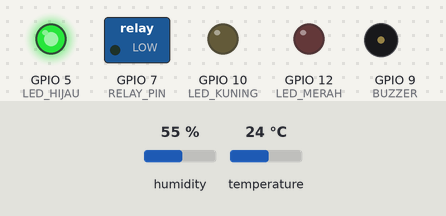
A sketch run on a simulated ESP32-S3. Parts: switched loads named in the sketch (green lamp = pin HIGH), output pins drawn as LEDs (lit = HIGH), buzzer (waves = sounding, pin HIGH). The test bench sets the inputs (shaded band); at power-on: temperature 24 °C, humidity 55 %. WiFi joins after 1.5 s; servers stay silent unless stated; no MQTT or app messages arrive unless stated; what the sketch prints to the serial monitor is not drawn.

Above: at 2.7 s.
2.8 s: temperature set to 29.7 °C
5.5 s: temperature set to 30.8 °C
At 6.1 s:
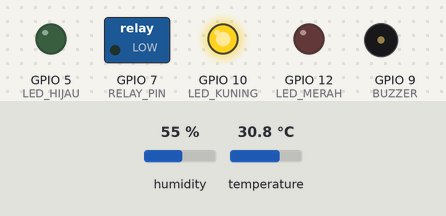
8.2 s: temperature set to 34.5 °C
10.9 s: temperature set to 35.6 °C
At 12.6 s:
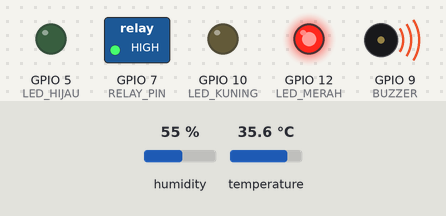
13.6 s: temperature set to 12 °C
At 14.3 s:
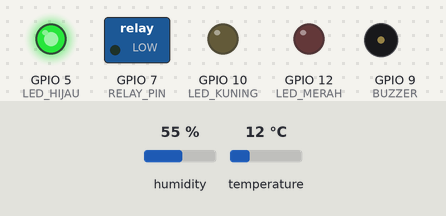
16.3 s: temperature set to 33 °C
At 19.0 s:
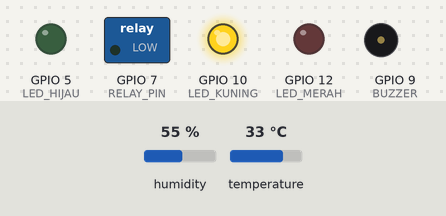
Timing chart, 0 to 20.1 s (numbered marks = the images above; inputs shaded):
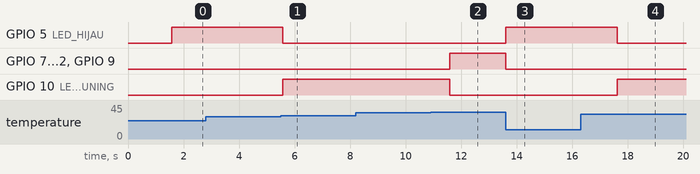

The sketch:

espwokwi.ino
```cpp
#include <WiFi.h>
#include <PubSubClient.h>
#include <DHT.h>

#define DHTPIN 8         // PIN untuk sensor DHT
#define DHTTYPE DHT22     // Tipe DHT (DHT11 atau DHT22)

#define LED_HIJAU 5      // PIN LED Hijau
#define LED_KUNING 10     // PIN LED Kuning
#define LED_MERAH 12      // PIN LED Merah
#define RELAY_PIN 7      // PIN Relay
#define BUZZER 9          // PIN Buzzer

const char* ssid = "Wokwi-GUEST";           // SSID WiFi
const char* password = "";                  // Password WiFi
const char* mqtt_server = "broker.hivemq.com"; // Broker MQTT

WiFiClient espClient;
PubSubClient client(espClient);
DHT dht(DHTPIN, DHTTYPE);

void setup() {
  Serial.begin(115200);

  // Inisialisasi DHT sensor
  dht.begin();

  // Inisialisasi pin
  pinMode(LED_HIJAU, OUTPUT);
  pinMode(LED_KUNING, OUTPUT);
  pinMode(LED_MERAH, OUTPUT);
  pinMode(RELAY_PIN, OUTPUT);
  pinMode(BUZZER, OUTPUT);

  setup_wifi();
  client.setServer(mqtt_server, 1883);
}

void setup_wifi() {
  delay(10);
  Serial.println("Connecting to WiFi...");
  WiFi.begin(ssid, password);
  while (WiFi.status() != WL_CONNECTED) {
    delay(500);
    Serial.print(".");
  }
  Serial.println("Connected to WiFi.");
}

void reconnect() {
  while (!client.connected()) {
    Serial.println("Connecting to MQTT...");
    if (client.connect("ESP32Client")) {
      Serial.println("Connected to MQTT broker.");
    } else {
      Serial.print("Failed, rc=");
      Serial.print(client.state());
      Serial.println(" trying again in 5 seconds");
      delay(5000);
    }
  }
}

void loop() {
  if (!client.connected()) {
    reconnect();
  }
  client.loop();

  // Baca suhu dan kelembapan dari DHT
  float h = dht.readHumidity();
  float t = dht.readTemperature();

  // Jika data valid, kirimkan melalui MQTT dengan topik 'uts'
  if (!isnan(h) && !isnan(t)) {
    String statusPompa;
    if (t > 35) {
      // Kondisi untuk suhu > 35 °C
      digitalWrite(LED_MERAH, HIGH);
      digitalWrite(RELAY_PIN, HIGH);   // Pompa ON
      digitalWrite(BUZZER, HIGH);
      digitalWrite(LED_HIJAU, LOW);
      digitalWrite(LED_KUNING, LOW);
      statusPompa = "ON";
    } else if (t > 30 && t <= 35) {
      // Kondisi untuk suhu antara 30 dan 35 °C
      digitalWrite(LED_KUNING, HIGH);
      digitalWrite(RELAY_PIN, LOW);   // Pompa OFF
      digitalWrite(BUZZER, LOW);
      digitalWrite(LED_HIJAU, LOW);
      digitalWrite(LED_MERAH, LOW);
      statusPompa = "OFF";
    } else {
      // Kondisi untuk suhu < 30 °C
      digitalWrite(LED_HIJAU, HIGH);
      digitalWrite(RELAY_PIN, LOW);   // Pompa OFF
      digitalWrite(BUZZER, LOW);
      digitalWrite(LED_KUNING, LOW);
      digitalWrite(LED_MERAH, LOW);
      statusPompa = "OFF";
    }

    // Buat payload MQTT yang mengandung suhu, kelembapan, dan status pompa
    String payload = "Temperature: " + String(t) + " °C, Humidity: " + String(h) + " %, Pump: " + statusPompa;

    client.publish("uts", payload.c_str());
  }
  delay(2000);  // Kirim data setiap 2 detik
}
```

Measured:
- the behaviour switches between 30 and 30.1 °C on temperature (found by bisection; images 0 and 1)
- the behaviour switches between 35 and 35.1 °C on temperature (found by bisection; images 1 and 2)
- after the input at 2.8 s, every drawn part: stays the same
- after the input at 5.5 s, GPIO 5 (LED_HIJAU): HIGH → LOW after 0.08 s; GPIO 10 (LED_KUNING): LOW → HIGH after 0.08 s
- after the input at 8.2 s, every drawn part: stays the same
- after the input at 10.9 s, GPIO 7 (RELAY_PIN), GPIO 12 (LED_MERAH), GPIO 9 (BUZZER): LOW → HIGH after 0.70 s; GPIO 10 (LED_KUNING): HIGH → LOW after 0.70 s
- after the input at 13.6 s, GPIO 5 (LED_HIJAU): LOW → HIGH at once; GPIO 7 (RELAY_PIN), GPIO 12 (LED_MERAH), GPIO 9 (BUZZER): HIGH → LOW at once
- after the input at 16.3 s, GPIO 5 (LED_HIJAU): HIGH → LOW after 1.3 s; GPIO 10 (LED_KUNING): LOW → HIGH after 1.3 s
